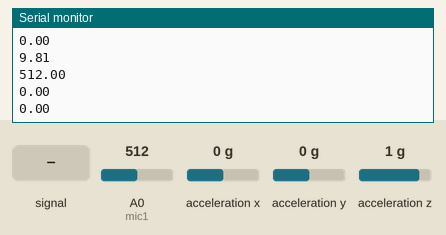
The sketch below on a simulated Arduino Uno, built with avr-gcc and run on an emulated ATmega328P. On the bench: the last lines printed to the serial monitor. Inputs (shaded band) come from the test bench; at power-on: acceleration x 0 g, A0 (mic1) = 512, acceleration y 0 g, acceleration z 1 g.

Above: at 1.2 s.
1.3 s: A0 (mic1) fed a 200 Hz sine of ±81 counts around its level
2.8 s: acceleration x set to -1.4 g
At 3.4 s:
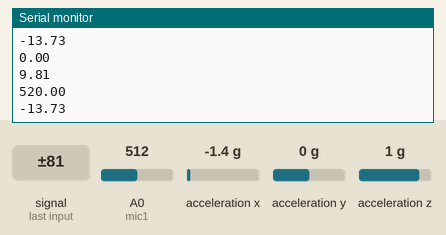
4.3 s: A0 (mic1) set to 716
At 5.2 s:
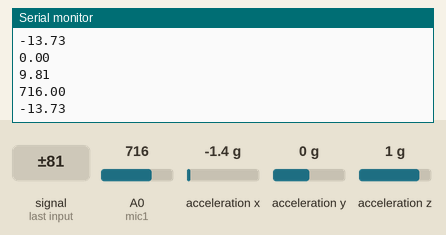
5.8 s: acceleration y set to -0.8 g
At 6.6 s:
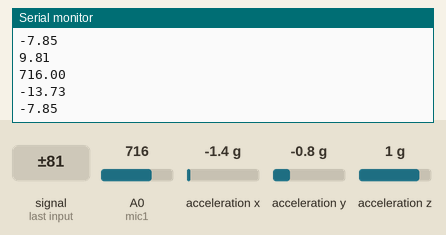
7.3 s: A0 (mic1) fed a 1000 Hz sine of ±255 counts around its level
8.8 s: acceleration z set to 0.8 g
At 9.7 s:
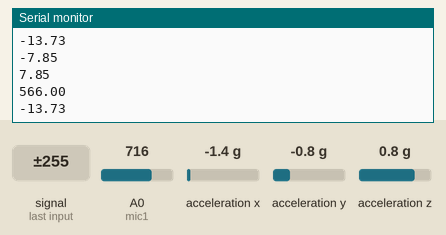
Timing chart, 0 to 11.3 s (numbered marks = the images above; inputs shaded):
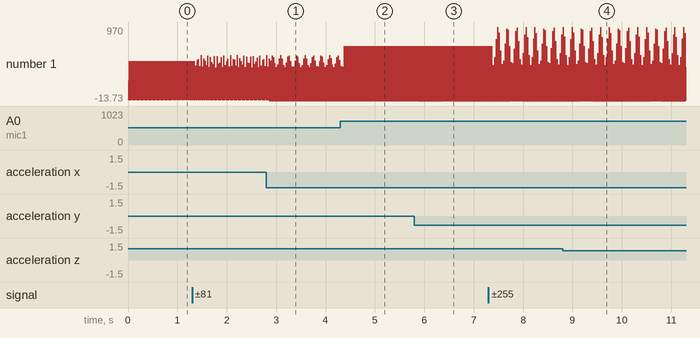

The sketch:

Aversion2.0.ino
```cpp
#include <Wire.h>
#include <Adafruit_MMA8451.h>
#include <Adafruit_Sensor.h>

const int mic1 = A0; //microphone

Adafruit_MMA8451 mma = Adafruit_MMA8451(); //accelerometer

void setup(void) {
  Serial.begin(9600);

  /*Initialise the accelerometer*/
  if (! mma.begin()) {
    Serial.println("Couldnt start");
    while (1);
  }

  /*Set the accelerometer range*/
  mma.setRange(MMA8451_RANGE_2_G);

}

void loop() {
  // Read the 'raw' data in 14-bit counts
  mma.read();

  /* Get a new sensor event */
  sensors_event_t event;
  mma.getEvent(&event);

  /*Read from microphone*/
  int m1 = analogRead(mic1);

  /* Display the results (acceleration is measured in m/s^2) */
  Serial.println(event.acceleration.x);
  Serial.println(event.acceleration.y);
  Serial.println(event.acceleration.z);
  Serial.println(float(m1));
  delay(20);

}
```

Measured:
- after the input at 5.8 s, the serial monitor: prints a new line after 0.08 s (image 3)
- after the input at 8.8 s, the serial monitor: prints a new line after 0.07 s (image 4)
- plotted number 1: 9.81 → -7.85 after the input at 5.8 s
